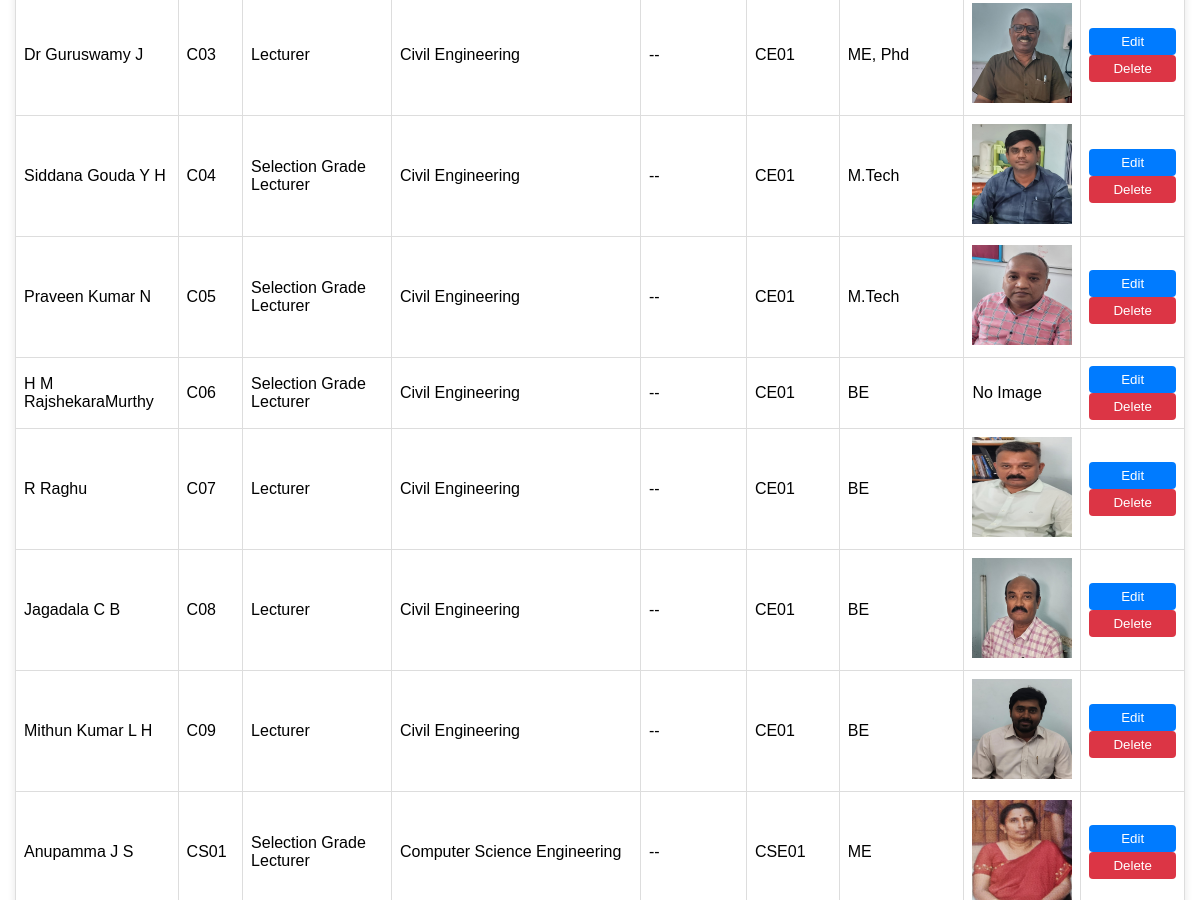
The app's page /lecturers (signed in, middle part), older data.
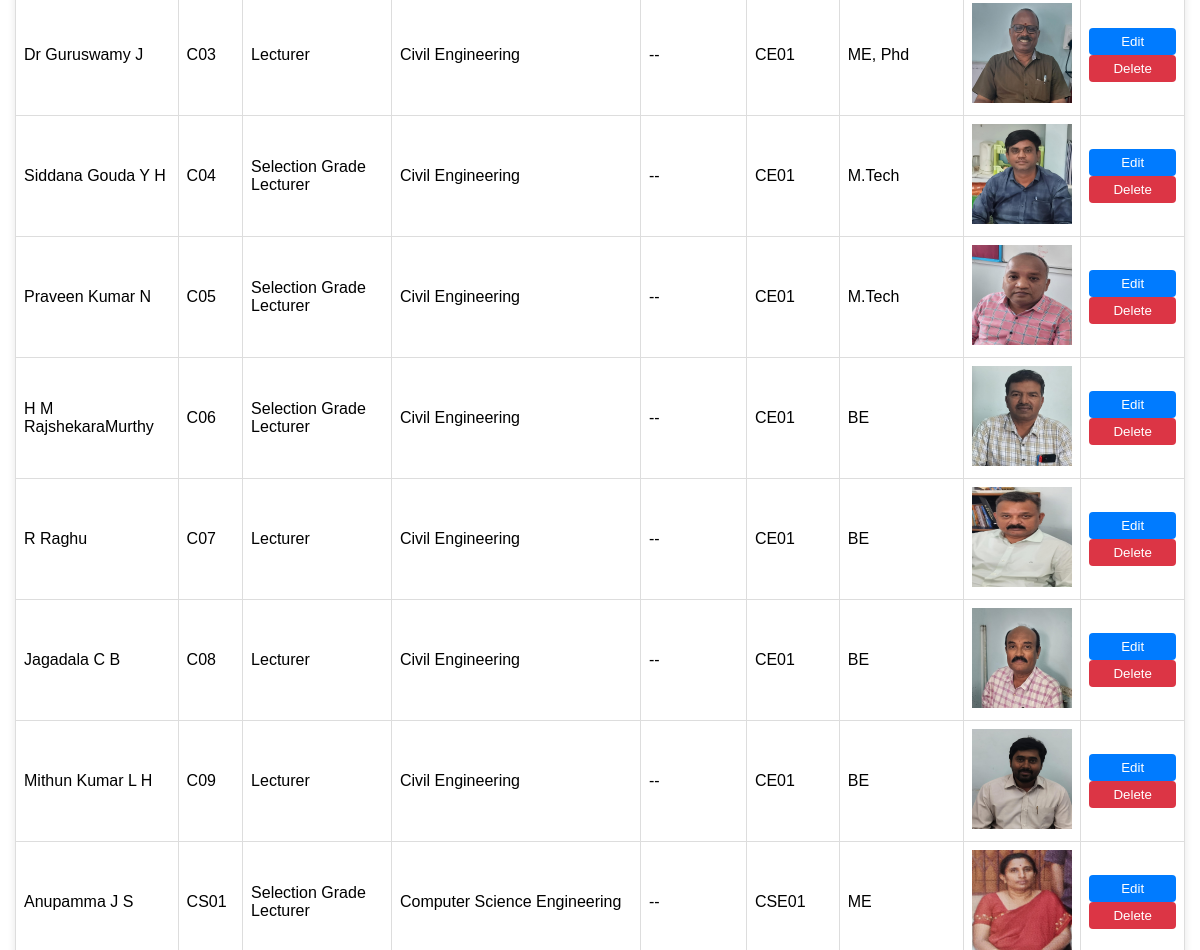
The same page, newer data.
### models.py (models this page shows)
class Lecturer(db.Model):
    id = db.Column(db.Integer, primary_key=True)
    name = db.Column(db.String(100), nullable=False)
    staff_id = db.Column(db.String(50), unique=True, nullable=False)
    designation = db.Column(db.String(100), nullable=False)
    department = db.Column(db.String(100), nullable=False)
    contact = db.Column(db.String(20), nullable=False)
    branch_code = db.Column(db.String(10), nullable=False)
    qualification = db.Column(db.String(100), nullable=False)
    image = db.Column(db.String(255), nullable=True)

### app.py (the view)
@app.route("/lecturers")
@login_required
def view_lecturers():
    query = request.args.get('query', '')
    if query:
        lecturers = Lecturer.query.filter(
            (Lecturer.name.ilike(f"%{query}%")) |
            (Lecturer.staff_id.ilike(f"%{query}%")) |
            (Lecturer.designation.ilike(f"%{query}%")) |
            (Lecturer.department.ilike(f"%{query}%")) |
            (Lecturer.qualification.ilike(f"%{query}%")) |
            (Lecturer.branch_code.ilike(f"%{query}%"))
        ).order_by(Lecturer.staff_id.asc()).all()  # Sorting by staff_id in ascending order
    else:
        lecturers = Lecturer.query.order_by(Lecturer.staff_id.asc()).all()  # Sorting by staff_id in ascending order
    return render_template("view_lecturer.html", lecturers=lecturers, query=query)

### app.py (called while the page is built)
@login_manager.user_loader
def load_user(user_id):
    return User.query.get(int(user_id))

### templates/view_lecturer.html (shortened to what this page needs)
{% extends "lecturer.html" %}
{% block content %}
<table border="1">
    <tbody>
    {% for lecturer in lecturers %}
    <tr>
        <td>{{ lecturer.name }}</td>
        <td>{{ lecturer.staff_id }}</td>
        <td>{{ lecturer.designation }}</td>
        <td>{{ lecturer.department }}</td>
        <td>{{ lecturer.contact }}</td>
        <td>{{ lecturer.branch_code }}</td>
        <td>{{ lecturer.qualification }}</td>
        <td>
            {% if lecturer.image %}
                <img src="{{ url_for('static', filename='lecturer_images/' + lecturer.image) }}" alt="Lecturer Image" width="100" height="100">
            {% else %}
                No Image
            {% endif %}
        </td>
        <td>
            <a href="{{ url_for('edit_lecturer', id=lecturer.id, query=query) }}">
                <button type="button" class="edit-btn">Edit</button>
            </a>
            <form action="{{ url_for('delete_lecturer', id=lecturer.id, query=request.args.get('query', '')) }}" method="POST" style="display:inline;">
                <button type="submit" class="delete-btn" onclick="return confirm('Are you sure you want to delete this lecturer?');">Delete</button>
            </form>
        </td>
    </tr>
    {% endfor %}
    </tbody>
</table>
{% endblock %}

Row changes from the older to the newer data that the page shows:
changed Lecturer "H M RajshekaraMurthy": image: picture added; no longer shows "No Image"
